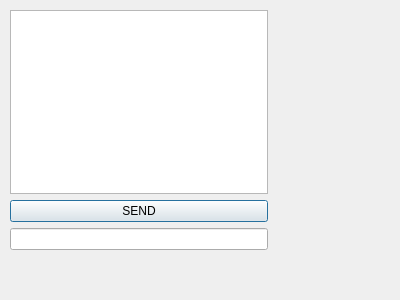
<?xml version="1.0" encoding="UTF-8"?>
<ui version="4.0">
 <class>ChatingRoom</class>
 <widget class="QDialog" name="ChatingRoom">
  <property name="geometry">
   <rect>
    <x>0</x>
    <y>0</y>
    <width>400</width>
    <height>300</height>
   </rect>
  </property>
  <property name="windowTitle">
   <string>Dialog</string>
  </property>
  <widget class="QWidget" name="">
   <property name="geometry">
    <rect>
     <x>10</x>
     <y>10</y>
     <width>258</width>
     <height>240</height>
    </rect>
   </property>
   <layout class="QVBoxLayout" name="mLayout">
    <item>
     <widget class="QTextBrowser" name="textBrowser"/>
    </item>
    <item>
     <widget class="QPushButton" name="SendBut">
      <property name="text">
       <string>SEND</string>
      </property>
     </widget>
    </item>
    <item>
     <widget class="QLineEdit" name="lineEdit"/>
    </item>
   </layout>
  </widget>
 </widget>
 <resources/>
 <connections/>
</ui>
